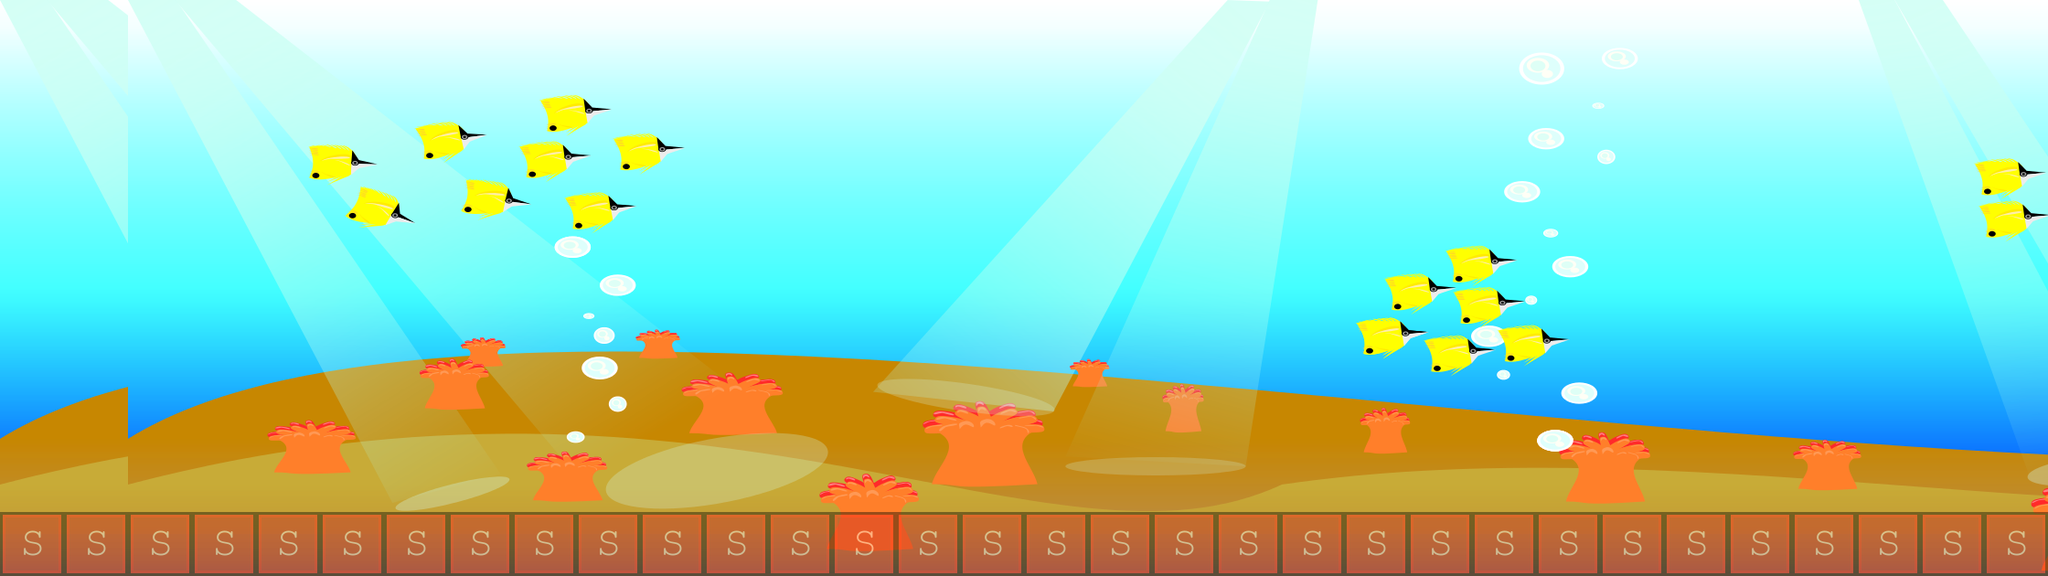

A 2D game scene composited from a Tiled map and its tileset images. What follows is a short description and the map's XML, with each tile layer's data collapsed to a summary:
An orthogonal 32x9 tile map with 70x70 px tiles, 2 tile layers (background1, collision), 4 tilesets and 2 objects (PlayerBase, EnemyBase).

<map version="1.0" orientation="orthogonal" renderorder="right-down" width="32" height="9" tilewidth="70" tileheight="70">
 <tileset firstgid="1" name="Background1" tilewidth="2124" tileheight="600">
  <image source="../img/Background1.png" width="2124" height="630" />
 </tileset>
 <tileset firstgid="2" name="meta-tiles" tilewidth="70" tileheight="70">
  <image source="../img/meta-tiles.png" width="350" height="70" />
  <tile id="4">
   <properties>
    <property name="type" value="solid" />
   </properties>
  </tile>
 </tileset>
 <tileset firstgid="7" name="Background2" tilewidth="2124" tileheight="630">
  <image source="../img/Background2.png" width="2800" height="630" />
 </tileset>
 <tileset firstgid="8" name="Background2" tilewidth="2800" tileheight="630">
  <image source="../img/Background2.png" width="2800" height="630" />
 </tileset>
 <layer name="background1" width="32" height="9">
  <data>[288 cells, 2 non-empty, 1 distinct tile ids]</data>
 </layer>
 <layer name="collision" width="32" height="9" opacity="0.4">
  <data>[288 cells, 32 non-empty, 1 distinct tile ids]</data>
 </layer>
 <objectgroup name="Bases">
  <object name="PlayerBase" x="280" y="418.667" width="68" height="140" />
  <object name="EnemyBase" x="1960" y="420" width="68" height="138.667" />
 </objectgroup>
</map>
